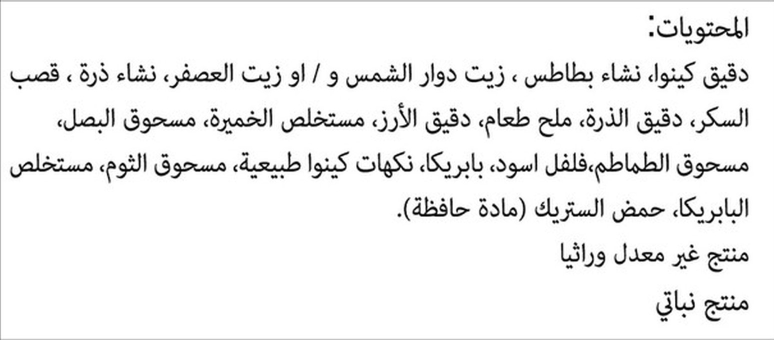
#> input picture eval/ar/01.jpg, 1548 x 680 px (shown at 1/2 size)
$ python -i preprocess.py   (imports and definitions only)
#> lines starting #> are read from the running program, lines starting #| are printed output that depends on the picture; after the words box and inside, x2 and y2 are one past the last pixel; in counts of white or black regions, pixels touching at a corner belong together
"""
Image preprocessing module for Halal Label Checker.
Applies OpenCV-based preprocessing to improve OCR accuracy.
"""

import numpy as np
from PIL import Image
from typing import Tuple, Optional
import cv2
import logging

logger = logging.getLogger(__name__)


class ImagePreprocessor:
    """
    Image preprocessing pipeline for OCR optimization.
    """

    def __init__(self,
                 apply_grayscale: bool = True,
                 apply_contrast: bool = True,
                 apply_denoise: bool = True,
                 apply_deskew: bool = True):
        """
        Initialize preprocessor with configuration.

        Args:
            apply_grayscale: Convert to grayscale
            apply_contrast: Apply contrast enhancement
            apply_denoise: Apply denoising
            apply_deskew: Apply deskewing
        """
        self.apply_grayscale = apply_grayscale
        self.apply_contrast = apply_contrast
        self.apply_denoise = apply_denoise
        self.apply_deskew = apply_deskew

    def to_numpy(self, image: Image.Image) -> np.ndarray:
        """Convert PIL Image to numpy array."""
        return np.array(image)

    def to_pil(self, array: np.ndarray) -> Image.Image:
        """Convert numpy array to PIL Image."""
        # Ensure correct dtype and range
        if array.dtype != np.uint8:
            array = np.clip(array, 0, 255).astype(np.uint8)
        return Image.fromarray(array)

    def to_grayscale(self, image: np.ndarray) -> np.ndarray:
        """Convert image to grayscale."""
        if len(image.shape) == 3:
            # Use weighted grayscale conversion (ITU-R BT.601)
            gray = cv2.cvtColor(image, cv2.COLOR_RGB2GRAY)
            return gray
        return image

    def apply_clahe(self, image: np.ndarray, clip_limit: float = 2.0, tile_size: Tuple[int, int] = (8, 8)) -> np.ndarray:
        """
        Apply Contrast Limited Adaptive Histogram Equalization.
        Improves text readability in varying lighting conditions.
        """
        clahe = cv2.createCLAHE(clipLimit=clip_limit, tileGridSize=tile_size)
        return clahe.apply(image)

    def enhance_contrast(self, image: np.ndarray) -> np.ndarray:
        """Apply contrast enhancement using CLAHE."""
        if len(image.shape) == 3:
            gray = self.to_grayscale(image)
        else:
            gray = image

        enhanced = self.apply_clahe(gray)

        # Convert back to 3-channel if original was color
        if len(image.shape) == 3:
            enhanced = cv2.cvtColor(enhanced, cv2.COLOR_GRAY2RGB)

        return enhanced

    def denoise(self, image: np.ndarray, strength: int = 10) -> np.ndarray:
        """
        Apply denoising to reduce noise.

        Args:
            image: Input image array
            strength: Denoising strength (higher = more denoising)
        """
        if len(image.shape) == 3:
            # FastNLMeansDenoisingColored
            return cv2.fastNlMeansDenoisingColored(image, None, strength, strength, 7, 21)
        else:
            return cv2.fastNlMeansDenoising(image, None, strength, 7, 21)

    # [22 lines left out: functions detect_edges, find_contours, calculate_angle, not called in this run]

    def deskew(self, image: np.ndarray) -> np.ndarray:
        """
        Detect and correct image skew.

        Args:
            image: Input image

        Returns:
            Deskewed image
        """
        if len(image.shape) == 3:
            gray = self.to_grayscale(image)
        else:
            gray = image

        # Threshold to get binary image
        _, thresh = cv2.threshold(gray, 0, 255, cv2.THRESH_BINARY_INV + cv2.THRESH_OTSU)

        # Find edges
        edges = cv2.Canny(thresh, 50, 150)

        # Find lines using Hough transform
        lines = cv2.HoughLines(edges, 1, np.pi / 180, threshold=100)

        if lines is None or len(lines) == 0:
            return image

        # Calculate average angle
        angles = []
        for line in lines[:20]:  # Consider only first 20 lines
            rho, theta = line[0]
            # Convert theta to angle in degrees
            angle = (theta * 180 / np.pi) - 90
            angles.append(angle)

        avg_angle = np.median(angles)

        # Only rotate if angle is significant
        if abs(avg_angle) < 0.5:
            return image

        # Rotate the image
        height, width = gray.shape[:2]
        center = (width // 2, height // 2)

        rotation_matrix = cv2.getRotationMatrix2D(center, avg_angle, 1.0)

        if len(image.shape) == 3:
            return cv2.warpAffine(image, rotation_matrix, (width, height),
                                   flags=cv2.INTER_CUBIC,
                                   borderMode=cv2.BORDER_REPLICATE)
        else:
            return cv2.warpAffine(image, rotation_matrix, (width, height),
                                   flags=cv2.INTER_CUBIC,
                                   borderMode=cv2.BORDER_REPLICATE)

    def resize_for_ocr(self, image: np.ndarray, min_size: int = 800, max_size: int = 2000) -> np.ndarray:
        """
        Resize image to optimal size for OCR.

        Args:
            image: Input image
            min_size: Minimum dimension size
            max_size: Maximum dimension size

        Returns:
            Resized image
        """
        height, width = image.shape[:2]

        # Calculate scaling factor
        if min(height, width) < min_size:
            scale = min_size / min(height, width)
        elif max(height, width) > max_size:
            scale = max_size / max(height, width)
        else:
            return image

        new_width = int(width * scale)
        new_height = int(height * scale)

        return cv2.resize(image, (new_width, new_height), interpolation=cv2.INTER_CUBIC)

    def preprocess(self, image: Image.Image, resize: bool = True) -> Image.Image:
        """
        Apply full preprocessing pipeline.

        Args:
            image: PIL Image to preprocess
            resize: Whether to resize for optimal OCR

        Returns:
            Preprocessed PIL Image
        """
        # Convert to numpy
        img_array = self.to_numpy(image)

        # Resize if needed
        if resize:
            img_array = self.resize_for_ocr(img_array)

        # Apply preprocessing steps
        if self.apply_grayscale:
            img_array = self.to_grayscale(img_array)

        if self.apply_contrast:
            img_array = self.enhance_contrast(img_array)

        if self.apply_denoise:
            img_array = self.denoise(img_array)

        if self.apply_deskew:
            img_array = self.deskew(img_array)

        return self.to_pil(img_array)


# Convenience function
# [25 lines left out: function preprocess_image, not called in this run]

>>> import cv2
>>> picture = cv2.cvtColor(cv2.imread('../eval/ar/01.jpg'), cv2.COLOR_BGR2RGB)
#> picture is the input picture: shape (680, 1548, 3); min 0, max 255, mean 240.5
>>> result = ImagePreprocessor().preprocess(picture)
#> in resize_for_ocr, `return cv2.resize(image, (new_width, new_height), interpolation=cv2.IN..`:
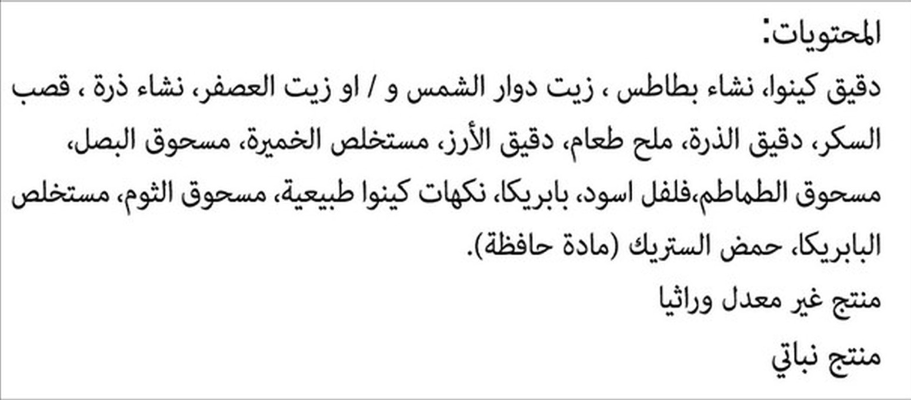
#> returned value: shape (800, 1821, 3) (shown at 1/2 size); min 0, max 255, mean 240.5
#> in deskew, `_, thresh = cv2.threshold(gray, 0, 255, cv2.THRESH_BINARY_INV + cv2.TH..`:
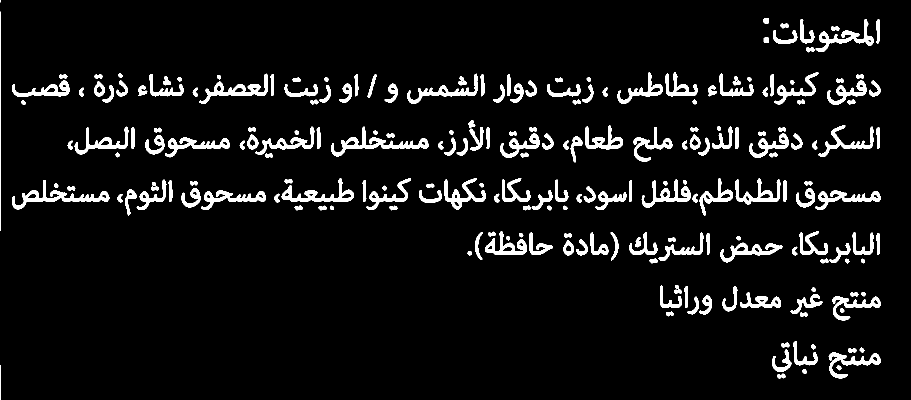
#> thresh: shape (800, 1821) (shown at 1/2 size); 6.5% white; 217 white regions (1 under 20 px), largest, box (x1, y1, x2, y2) and area: (662, 253, 857, 313) 2565, (24, 360, 219, 419) 2546, (398, 147, 536, 208) 2022
#> in deskew, `edges = cv2.Canny(thresh, 50, 150)`:
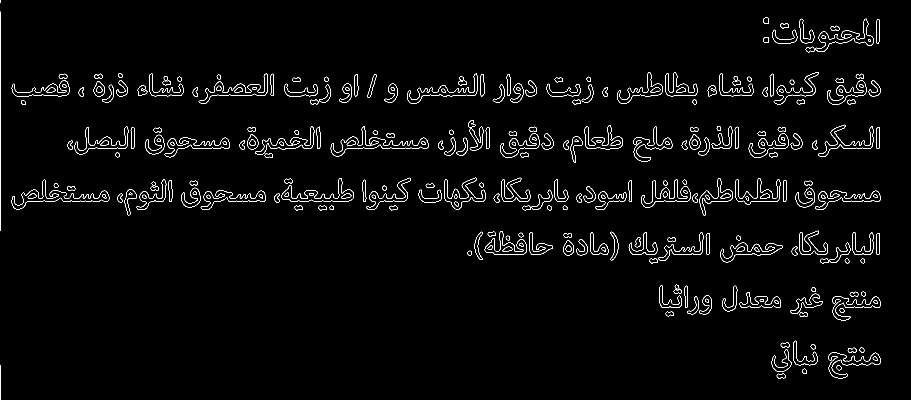
#> edges: shape (800, 1821) (shown at 1/2 size); 2.2% white in thin lines or dots
#> in deskew, `lines = cv2.HoughLines(edges, 1, np.pi / 180, threshold=100)`: lines = 306 rows, first 8: [403, 1.57], [396, 1.57], [297, 1.57], [191, 1.57], [0, 0], [290, 1.57], [184, 1.57], [509, 1.57]
#> the loop in deskew, `for line in lines[:20]:` made 20 passes
#> (rho, theta, angle) on passes 1 to 12: (403, 1.57, 2.5e-06), (396, 1.57, 2.5e-06), (297, 1.57, 2.5e-06), (191, 1.57, 2.5e-06), (0, 0, -90), (290, 1.57, 2.5e-06), (184, 1.57, 2.5e-06), (509, 1.57, 2.5e-06), (502, 1.57, 2.5e-06), (389, 1.57, 2.5e-06), (392, 1.57, 2.5e-06), (180, 1.57, 2.5e-06)
#> after the loop in deskew, `for line in lines[:20]:`: angles = [2.5e-06, 2.5e-06, 2.5e-06, 2.5e-06, -90, 2.5e-06, 2.5e-06, 2.5e-06, 2.5e-06, 2.5e-06, 2.5e-06, 2.5e-06, 2.5e-06, -1, 2.5e-06, 1, 2.5e-06, -1, 1, -1]
#> in deskew, `avg_angle = np.median(angles)`: avg_angle = 2.5e-06

$ run again, on eval/ar/02.jpg
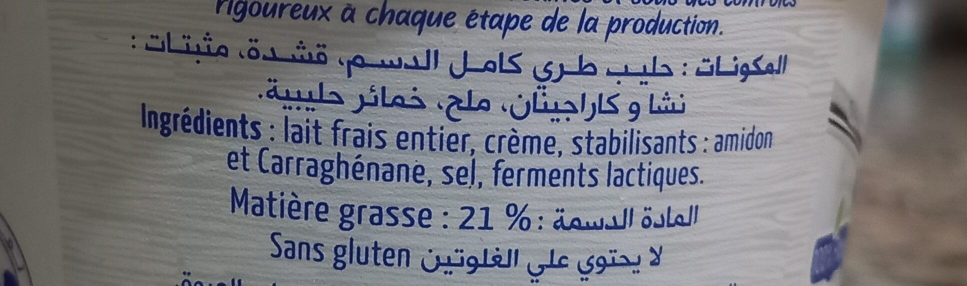
#> input picture eval/ar/02.jpg, 1934 x 571 px (shown at 1/2 size)
#> in deskew, `_, thresh = cv2.threshold(gray, 0, 255, cv2.THRESH_BINARY_INV + cv2.TH..`:
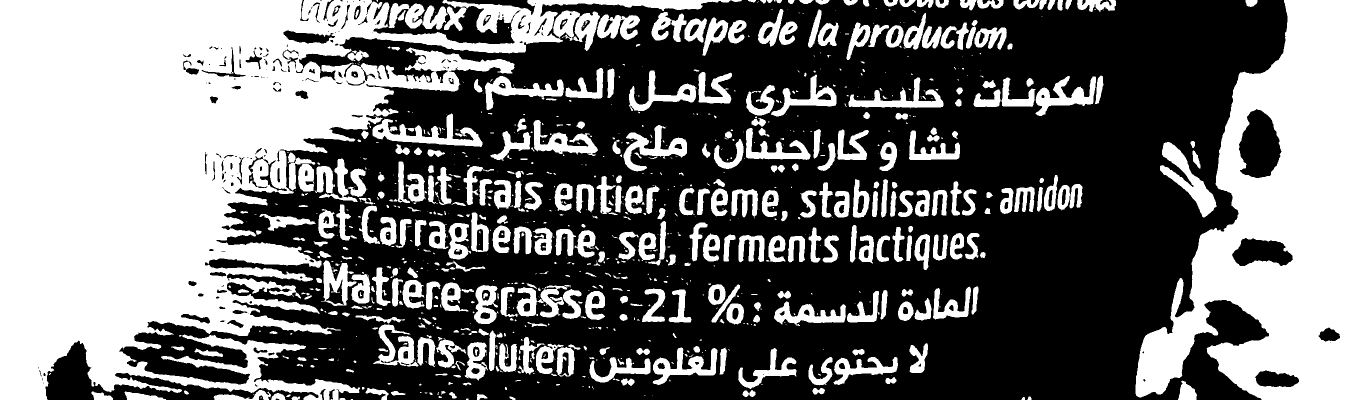
#> thresh: shape (800, 2709) (shown at 1/2 size); 43.2% white; 959 white regions (508 under 20 px), largest, box (x1, y1, x2, y2) and area: (0, 0, 1484, 800) 478329, (2271, 0, 2709, 800) 192024, (2320, 284, 2433, 435) 5481
#> edges: shape (800, 2709); 3.8% white in thin lines or dots
#> the loop in deskew, `for line in lines[:20]:` made 20 passes
#> (rho, theta, angle) on passes 1 to 8: (725, 1.59, 1), (352, 1.59, 1), (381, 1.57, 2.5e-06), (118, 1.64, 4), (412, 1.55, -1), (713, 1.59, 1), (326, 1.61, 2), (371, 1.59, 1)
#> after the loop in deskew, `for line in lines[:20]:`: angles = [1, 1, 2.5e-06, 4, -1, 1, 2, 1, 4, 2, 3, 3, 2.5e-06, -2, 2, 2, -5, 3, -6, 1]
#> avg_angle = 1
#> rotation_matrix = [[1, 0.0175, -6.77], [-0.0175, 1, 23.69]]
#> in deskew, `return cv2.warpAffine(image, rotation_matrix, (width, height), flags=c..`:
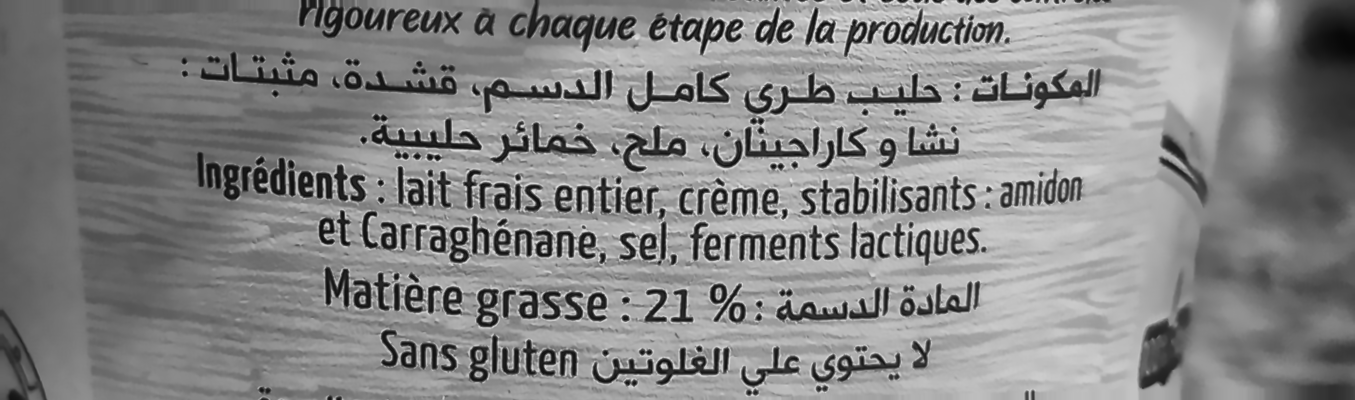
#> returned value: shape (800, 2709) (shown at 1/2 size); min 4, max 237, mean 133

$ run again, on eval/ar/03.jpg
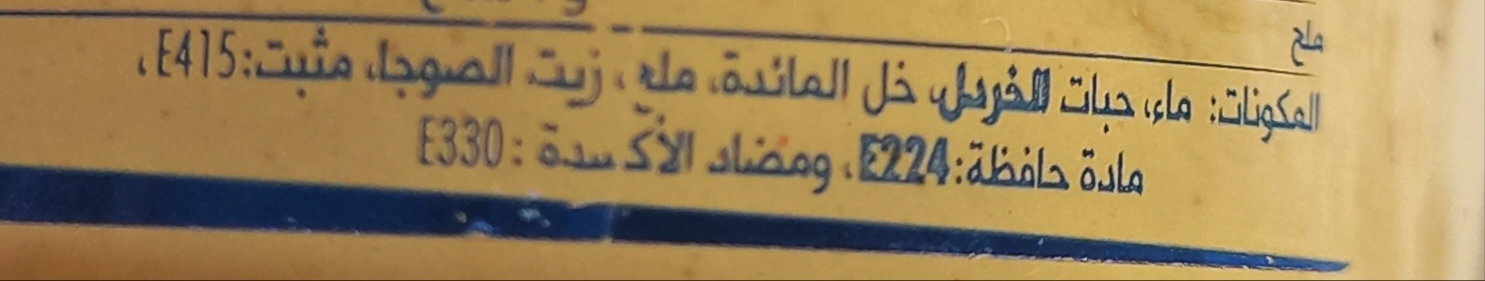
#> input picture eval/ar/03.jpg, 2970 x 561 px (shown at 1/2 size)
#> in deskew, `_, thresh = cv2.threshold(gray, 0, 255, cv2.THRESH_BINARY_INV + cv2.TH..`:
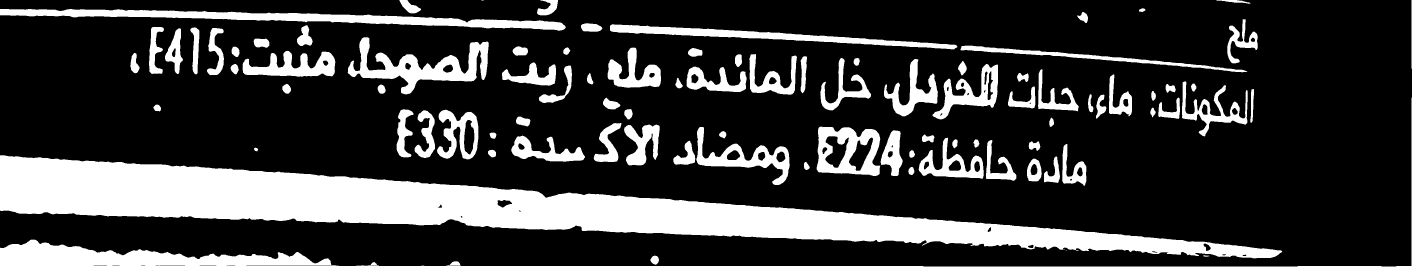
#> thresh: shape (800, 4235) (shown at 1/3 size); 22.5% white; 94 white regions (3 under 20 px), largest, box (x1, y1, x2, y2) and area: (0, 466, 3847, 775) 391900, (0, 293, 4235, 800) 48736, (0, 27, 1697, 92) 36896
#> edges: shape (800, 4235); 1.5% white in thin lines or dots
#> lines = 492 rows, first 8: [797, 1.57], [4233, 0], [631, 1.61], [458, 1.64], [-66, 1.64], [30, 1.61], [-4, 1.62], [7, 1.61]
#> the loop in deskew, `for line in lines[:20]:` made 20 passes
#> (rho, theta, angle) on passes 1 to 8: (797, 1.57, 2.5e-06), (4233, 0, -90), (631, 1.61, 2), (458, 1.64, 4), (-66, 1.64, 4), (30, 1.61, 2), (-4, 1.62, 3), (7, 1.61, 2)
#> after the loop in deskew, `for line in lines[:20]:`: angles = [2.5e-06, -90, 2, 4, 4, 2, 3, 2, 4, 2, 3, 5, 1, 5, 2, 1, 4, 4, 2, 1]
#> avg_angle = 2
#> rotation_matrix = [[0.999, 0.0349, -12.67], [-0.0349, 0.999, 74.13]]
#> in deskew, `return cv2.warpAffine(image, rotation_matrix, (width, height), flags=c..`:
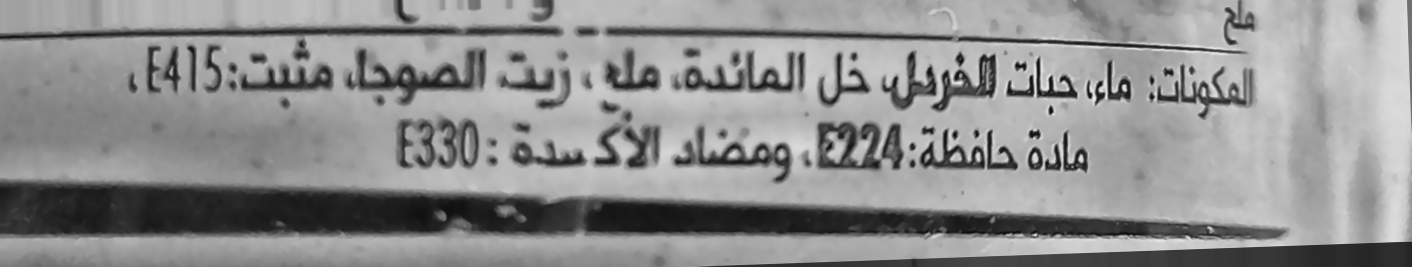
#> returned value: shape (800, 4235) (shown at 1/3 size); min 10, max 241, mean 142.8
